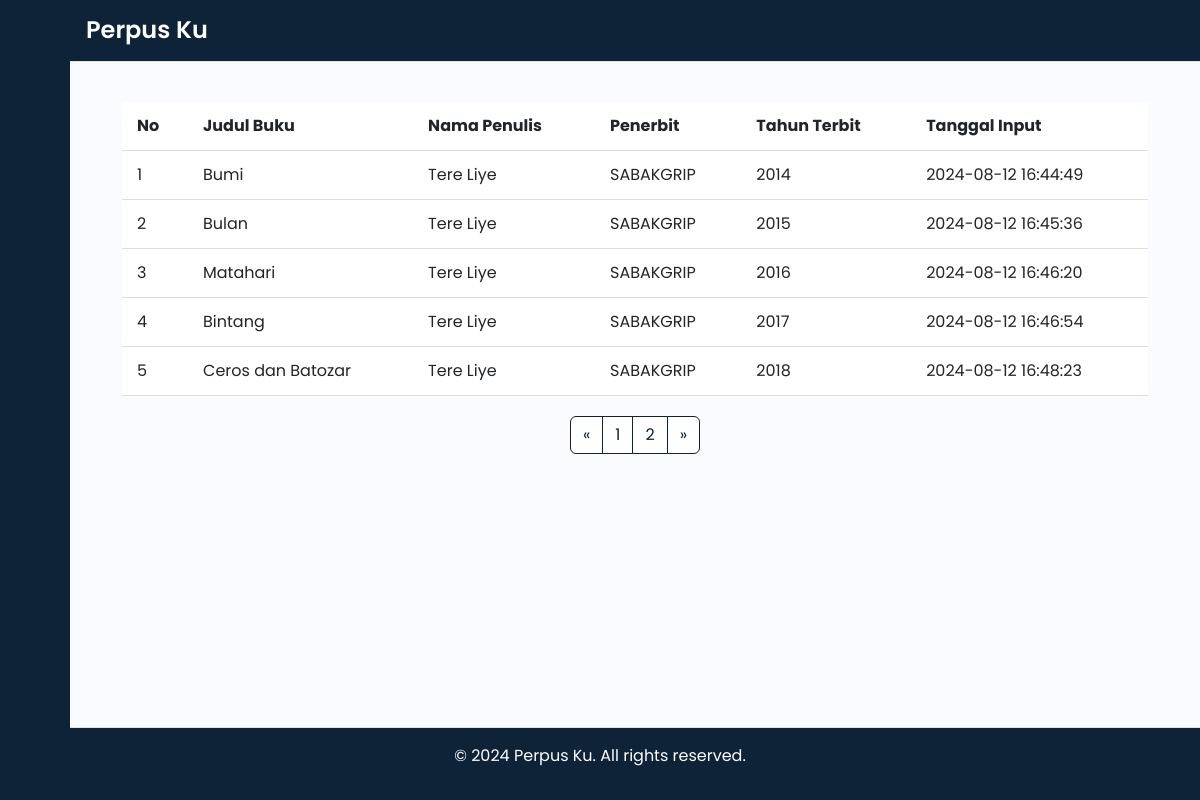
/page/laporan/lap_buku.php, run on the app's committed database.
### tables this page shows
CREATE TABLE `db_buku` (
  `id_buku` int(11) NOT NULL,
  `judul_buku` varchar(50) NOT NULL,
  `penulis_buku` varchar(20) NOT NULL,
  `penerbit` varchar(50) NOT NULL,
  `tahun_terbit` year(4) NOT NULL,
  `date` timestamp NOT NULL DEFAULT current_timestamp() ON UPDATE current_timestamp()
);

### page/laporan/lap_buku.php (the view, shortened to what this page needs)
<?php
require '../../include/config.php';
$limit = 5;
$page = isset($_GET['page']) ? (int) $_GET['page'] : 1;
$start = ($page > 1) ? ($page * $limit) - $limit : 0;
$sql = "SELECT * FROM db_buku LIMIT $start, $limit";
$stmt = $pdo->query($sql);
if ($stmt) {
    $buku = $stmt->fetchAll();
} else {
    $buku = [];
}
$total_sql = "SELECT COUNT(*) FROM db_buku";
$total_stmt = $pdo->query($total_sql);
$total = $total_stmt->fetchColumn();
$total_pages = ceil($total / $limit);
?>
<!DOCTYPE html>
<html lang="id">
<head>
    <link href="https://cdn.lineicons.com/4.0/lineicons.css" rel="stylesheet" />
    <link href="https://cdn.jsdelivr.net/npm/bootstrap@5.3.0-alpha3/dist/css/bootstrap.min.css" rel="stylesheet"
>
    <link rel="stylesheet" href="../../css/style.css">
</head>
<body>
    <div class="wrapper">
        <aside id="sidebar">
            <div class="d-flex">
                <button class="toggle-btn" type="button">
                </button>
            </div>
            <ul class="sidebar-nav">
                <li class="sidebar-item">
                    <a href="../index.php" class="sidebar-link">
                    </a>
                </li>
                <li class="sidebar-item">
                    <a href="#" class="sidebar-link collapsed has-dropdown" data-bs-toggle="collapse"
                        data-bs-target="#dataEntry" aria-expanded="false" aria-controls="dataEntry">
                    </a>
                </li>
                <li class="sidebar-item">
                    <a href="#" class="sidebar-link collapsed has-dropdown" data-bs-toggle="collapse"
                        data-bs-target="#laporan" aria-expanded="false" aria-controls="laporan">
                    </a>
                </li>
            </ul>
            <div class="sidebar-footer">
                <a href="../logout.php" class="sidebar-link">
                </a>
            </div>
        </aside>
        <div class="main">
            <header class="d-flex justify-content-between align-items-center p-3 mb-3 border-bottom"
                style="background-color: #0e2238; color: #FFF;">
                <div class="d-flex align-items-center">
                    <h1>Perpus Ku</h1>
                </div>
            </header>
            <div class="container">
                <div class="table-container">
                    <table class="table">
                        <thead>
                            <tr>
                                <th>No</th>
                                <th>Judul Buku</th>
                                <th>Nama Penulis</th>
                                <th>Penerbit</th>
                                <th>Tahun Terbit</th>
                                <th>Tanggal Input</th>
                            </tr>
                        </thead>
                        <tbody>
                            <?php if (!empty($buku)): ?>
                                <?php foreach ($buku as $item): ?>
                                    <tr>
                                        <td><?php echo htmlspecialchars($item['id_buku']); ?></td>
                                        <td><?php echo htmlspecialchars($item['judul_buku']); ?></td>
                                        <td><?php echo htmlspecialchars($item['penulis_buku']); ?></td>
                                        <td><?php echo htmlspecialchars($item['penerbit']); ?></td>
                                        <td><?php echo htmlspecialchars($item['tahun_terbit']); ?></td>
                                        <td><?php echo htmlspecialchars($item['date']); ?></td>
                                    </tr>
                                <?php endforeach; ?>
                            <?php else: ?>
                                <tr>
                                    <td colspan="6">Tidak ada data buku</td>
                                </tr>
                            <?php endif; ?>
                        </tbody>
                    </table>
                    <nav aria-label="Page navigation example">
                        <ul class="pagination justify-content-center">
                            <li class="page-item">
                                <a class="page-link" href="?page=1" aria-label="Previous">
                                    <span aria-hidden="true">&laquo;</span>
                                </a>
                            </li>
                            <?php for ($i = 1; $i <= $total_pages; $i++): ?>
                                <li class="page-item"><a class="page-link"
                                        href="?page=<?php echo $i; ?>"><?php echo $i; ?></a></li>
                            <?php endfor; ?>
                            <li class="page-item">
                                <a class="page-link" href="?page=<?php echo $total_pages; ?>" aria-label="Next">
                                    <span aria-hidden="true">&raquo;</span>
                                </a>
                            </li>
                        </ul>
                    </nav>
                </div>
            </div>
        </div>
        <footer class="text-center mt-4 p-3 border-top">
            <p>&copy; 2024 Perpus Ku. All rights reserved.</p>
        </footer>
    </div>
</body>
</html>

### css/style.css (style rules this page uses)
a { text-decoration: none; }
li { list-style: none; }
h1 { font-weight: 600; font-size: 1.5rem; }
body { font-family: 'Poppins', sans-serif; margin: 0; padding: 0; height: 100vh; }
.wrapper { display: flex; height: 100vh; }
.main { min-height: 100vh; width: 100%; overflow: auto; transition: all 0.35s ease-in-out; background-color: #fafbfe; position: relative; }
#sidebar { width: 260px; min-width: 260px; z-index: 1000; transition: all .25s ease-in-out; background-color: #0e2238; display: flex; flex-direction: column; }
#sidebar:not(.expand) { width: 70px; min-width: 70px; }
.toggle-btn { background-color: transparent; cursor: pointer; border: 0; padding: 1rem 1.5rem; }
.sidebar-nav { padding: 2rem 0; flex: 1 1 auto; }
a.sidebar-link { padding: .625rem 1.625rem; color: #FFF; display: flex; align-items: center; font-size: 0.9rem; white-space: nowrap; border-left: 3px solid transparent; position: relative; }
.sidebar-item { position: relative; }
.sidebar-footer { margin-top: auto; padding: 1rem 1.5rem; background-color: #0e2238; text-align: center; }
.sidebar-footer a { color: #FFF; display: flex; align-items: center; text-decoration: none; justify-content: center; }
header { display: flex; align-items: center; justify-content: space-between; padding: 1rem 1.5rem; background-color: #0e2238; color: #FFF; position: sticky; top: 0; z-index: 999; width: 100%; left: 0; right: 0; }
header h1 { margin: 0; font-size: 1.5rem; }
footer { text-align: center; padding: 1rem; background-color: #0e2238; color: #FFF; position: absolute; bottom: 0; width: 100%; }
.table-container { margin: 20px; padding: 20px; }
.table { width: 100%; border-collapse: collapse; }
.table thead { background-color: #0e2238; color: #fff; }
.table th, .table td { padding: 12px 15px; text-align: left; border-bottom: 1px solid #ddd; }
.pagination { display: flex; justify-content: center; margin-top: 20px; margin-bottom: 20px; }
.pagination .page-link { color: #0e2238; background-color: #ffffff; border: 1px solid #0e2238; }

### data on the page
db_buku: id_buku "1", judul_buku "Bumi", penulis_buku "Tere Liye", penerbit "SABAKGRIP", tahun_terbit "2014", date "2024-08-12 16:44:49"
db_buku: id_buku "2", judul_buku "Bulan", penulis_buku "Tere Liye", penerbit "SABAKGRIP", tahun_terbit "2015", date "2024-08-12 16:45:36"
db_buku: id_buku "3", judul_buku "Matahari", penulis_buku "Tere Liye", penerbit "SABAKGRIP", tahun_terbit "2016", date "2024-08-12 16:46:20"
db_buku: id_buku "4", judul_buku "Bintang", penulis_buku "Tere Liye", penerbit "SABAKGRIP", tahun_terbit "2017", date "2024-08-12 16:46:54"
db_buku: id_buku "5", judul_buku "Ceros dan Batozar", penulis_buku "Tere Liye", penerbit "SABAKGRIP", tahun_terbit "2018", date "2024-08-12 16:48:23"
